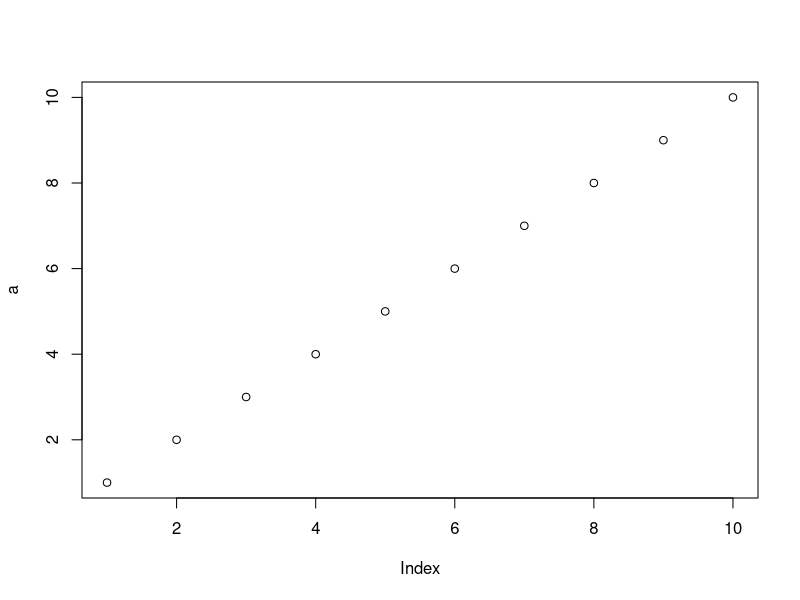

R code for this plot:
## ---- chunk 1
knitr::opts_chunk$set(echo = FALSE)
## ---- chunk 2
a <- 1:10
plot(a)
